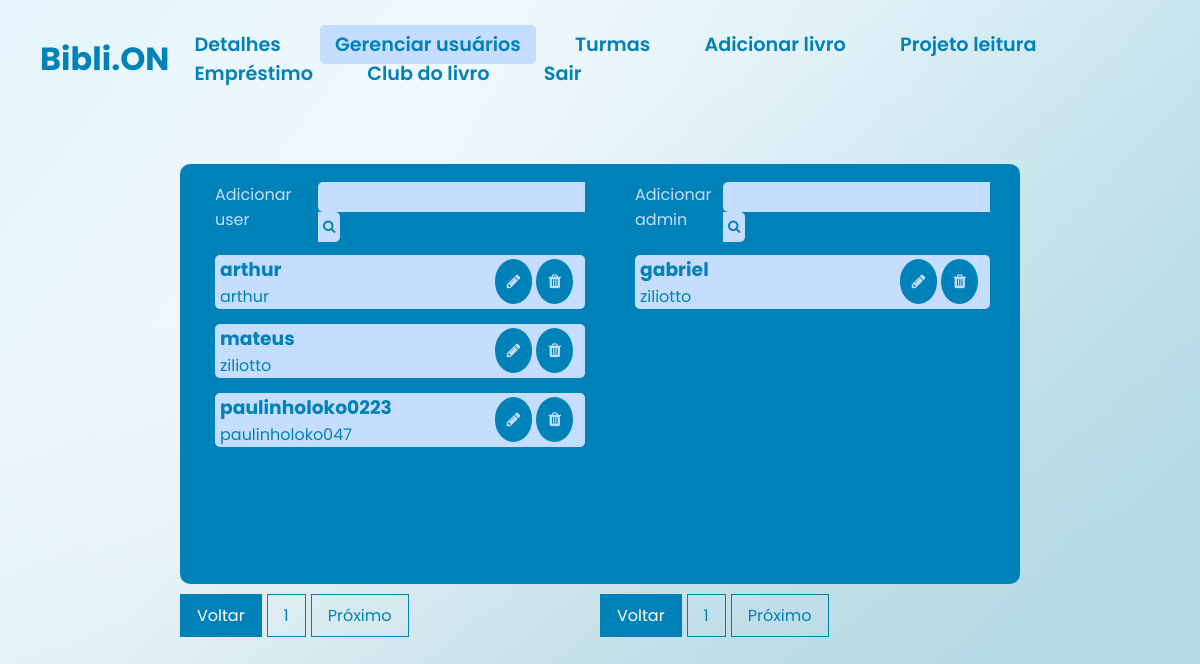
Page /biblion/biblion/asmdaoksdokasmdas/adm/gerenciar.php (signed in) on the earlier database version.
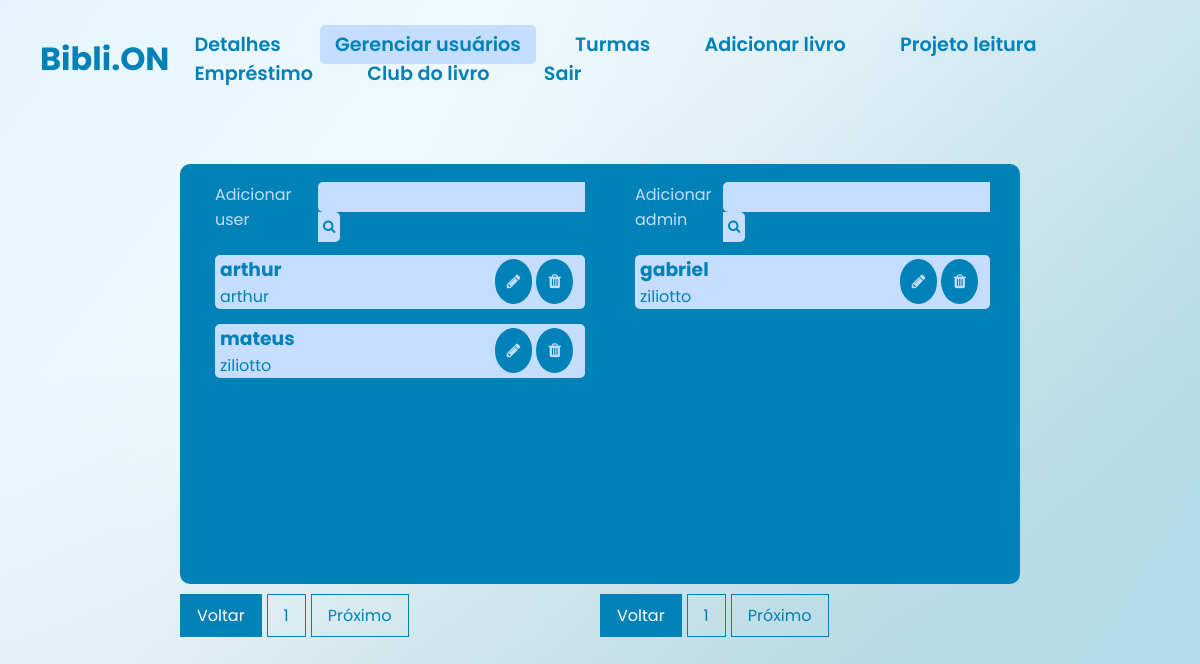
Same page on the later database version.
### tables this page shows
CREATE TABLE IF NOT EXISTS `pessoas` (
`id` int(11) unsigned NOT NULL,
  `nome` varchar(255) NOT NULL,
  `user` varchar(255) NOT NULL,
  `email` varchar(255) NOT NULL,
  `multa` float NOT NULL DEFAULT '0',
  `senha` varchar(255) NOT NULL
);

CREATE TABLE IF NOT EXISTS `adm` (
`id` int(11) NOT NULL,
  `nome` varchar(255) NOT NULL,
  `usuario` varchar(255) NOT NULL,
  `email` varchar(255) NOT NULL,
  `codigo` int(11) NOT NULL,
  `senha` varchar(255) NOT NULL
);

### biblion/biblion/asmdaoksdokasmdas/adm/gerenciar.php (the view, shortened to what this page needs)
<!DOCTYPE html>
<html>
<head>
    <link rel="stylesheet" type="text/css" href="../css/gerenciar.css">
    <link rel="stylesheet" href="https://stackpath.bootstrapcdn.com/font-awesome/4.7.0/css/font-awesome.min.css">
</head>
<body>
    <header>
        <nav class="navigation">
            <div>
                <h3>Bibli.ON</h3>
            </div>
            <div>
                <a href="menuadm.php">Detalhes</a>
                <a style="background-color: #c5deff;" href="gerenciar.php">Gerenciar usuários</a>
                <a href="turmas.php">Turmas</a>
                <a href="addlivro.php">Adicionar livro</a>
                <a href="projetolei.php">Projeto leitura</a>
                <a href="reservas.php">Empréstimo</a>
                <a href="clublivro.php">Club do livro</a>
                <a href="logout.php">Sair</a>
            </div>
        </nav>
    </header>
    <div>
        <div class="usuarios">
            <div class="container-user">
                <div class="cont-neo">
                    <a href="addusu.php" class="neo">Adicionar user</a>
                    <form class="bun" method="GET" action="">
                        <input class="bun1" type="text" name="search" id="search" class="search-input">
                        <button class="bun2" type="submit" class="search-button"><i class="fa fa-search" aria-hidden="true"></i></button>
                    </form>
                </div>
                <?php
                $servername = "localhost";
                $username = "root";
                $password = "root";
                $dbname = "biblioteca";
                $conn = new mysqli($servername, $username, $password, $dbname);
                $search = isset($_GET['search']) ? $_GET['search'] : '';
                $sql = "SELECT * FROM pessoas WHERE nome LIKE '%$search%'";
                $result = $conn->query($sql);
                if ($result->num_rows > 0) {
                    while ($row = $result->fetch_assoc()) {
                        echo "<div class='container-user2'>";
                        echo "<div class='users'>";
                        echo "<div class='part1'>";
                        echo "<h3 style='color: #0081B8;'>" . $row["nome"] . "</h3>";
                        echo "<p style='color: #0081B8;'>" . $row["user"] . "</p>";
                        echo "</div>";
                        echo "<div class='part3'>";
                        echo "<div class='part2'>";
                        echo "<a class='txtba' href='edituser.php?id=" . $row["id"] . "' class='user-link'><i class='fa fa-pencil' aria-hidden='true'></i></a>";
                        echo "</div>";
                        echo "<div class='part2'>";
                        echo "<a class='txtba' href='apaguser.php?id=" . $row["id"] . "' class='user-link' onclick='return confirmDelete()'><i class='fa fa-trash' aria-hidden='true'></i></a>";
                        echo "</div>";
                        echo "</div>";
                        echo "</div>";
                        echo "</div>";
                    }
                }
                ?>
            </div>
            <div class="pagination"></div>
        </div>
    </div>
    <div>
        <div class="usuarios">
            <div class="container-adm">
                <div class="cont-neo">
                    <a href="addadm.php" class="neo">Adicionar admin</a>
                    <form class="bun" method="GET" action="">
                        <input class="bun1" type="text" name="search2" id="search2" class="search-input">
                        <button class="bun2" type="submit" class="search-button"><i class="fa fa-search" aria-hidden="true"></i></button>
                    </form>
                </div>
                <?php
                $servername = "localhost";
                $username = "root";
                $password = "root";
                $dbname = "biblioteca";
                $conn = new mysqli($servername, $username, $password, $dbname);
                $search2 = isset($_GET['search2']) ? $_GET['search2'] : '';
                $sql = "SELECT * FROM adm WHERE nome LIKE '%$search2%'";
                $result = $conn->query($sql);
                if ($result->num_rows > 0) {
                    while ($row = $result->fetch_assoc()) {
                        echo "<div class='container-adm2'>";
                        echo "<div class='users'>";
                        echo "<div class='part1'>";
                        echo "<h3 style='color: #0081B8;'>" . $row["nome"] . "</h3>";
                        echo "<p style='color: #0081B8;'>" . $row["usuario"] . "</p>";
                        echo "</div>";
                        echo "<div class='part3'>";
                        echo "<div class='part2'>";
                        echo "<a class='txtba' href='editadm.php?id=" . $row["id"] . "' class='user-link'><i class='fa fa-pencil' aria-hidden='true'></i></a>";
                        echo "</div>";
                        echo "<div class='part2'>";
                        echo "<a class='txtba' href='apagadm.php?id=" . $row["id"] . "' class='user-link' onclick='return confirmDeleteAdmin()'><i class='fa fa-trash' aria-hidden='true'></i></a>";
                        echo "</div>";
                        echo "</div>";
                        echo "</div>";
                        echo "</div>";
                    }
                }
                ?>
            </div>
            <div class="pagination2"></div>
        </div>
    </div>
</body>
</html>

### biblion/biblion/asmdaoksdokasmdas/css/gerenciar.css (style rules this page uses)
body { background: linear-gradient(300deg, rgb(177, 218, 232), rgba(255,0,0,0) 70.71%), linear-gradient(127deg, rgba(223, 242, 252, 0.8), rgba(0,255,0,0) 70.71%), linear-gradient(336deg, rgb(180, 208, 212), rgba(0,0,255,0) 70.71%); min-height: 100vh; min-height: 100vh; background-repeat: no-repeat; display: flex; justify-content: center; align-items: center; }
* { margin: 0; padding: 0; box-sizing: border-box; font-family: 'Poppins', sans-serif; }
header { position: absolute; top: 0; left: 0; width: 100%; padding: 30px 40px; z-index: 100; }
.navigation a { text-decoration: none; color: #0081B8; padding: 6px 15px; border-radius: 5px; margin: 0 10px; font-weight: 600; font-size: larger; transition: all 0.5s ease; }
.navigation h3 { font-size: 2em; color: #0081B8; pointer-events: none; }
nav { display: flex; align-items: center; justify-content: space-between; }
.container-user { background-color: #0081B8; display: flex; flex-direction: column; min-height: 420px; max-height: 420px; min-width: 420px; max-width: 420px; padding-top: 10px; padding-bottom: 10px; padding-left: 15px; padding-right: 15px; border-radius: 10px 0px 0px 10px; }
.container-adm { background-color: #0081B8; display: flex; flex-direction: column; min-height: 420px; max-height: 420px; min-width: 420px; max-width: 420px; padding-top: 10px; padding-bottom: 10px; padding-left: 10px; padding-right: 30px; border-radius: 10px 0px 0px 10px; }
.users { display: flex; align-items: center; justify-content: space-between; background-color: #c5deff; margin-left: 20px; margin-bottom: 12px; margin-top: 3px; max-height: auto; padding-left: 5px; padding-right: 10px; border-radius: 5px; transition: transform 0.5s; }
.usuarios a { text-decoration: none; }
.container-adm { background-color: #0081B8; display: flex; flex-direction: column; min-height: 420px; max-height: 420px; min-width: 420px; max-width: 420px; padding-top: 10px; padding-bottom: 10px; padding-left: 15px; border-radius: 0px 10px 10px 0px; }
.cont-neo { display: flex; justify-content: space-between; padding: 10px; padding-left: 20px; padding-right: 0px; padding-top: 8px; }
.neo { color: #c5deff; transition: all 0.5s; }
.part2 { background-color: #0081B8; padding-left: 12px; padding-right: 12px; padding-top: 10px; padding-bottom: 10px; border-radius: 50%; color: #c5deff; margin: 2px; }
.part2 i { color: #c5deff; }
.part3 { display: flex; flex-direction: row; }
.bun1 { background-color: #c5deff; padding: 5px; border: none; border-top-left-radius: 5px; border-bottom-left-radius: 5px; }
.bun2 { background-color: #c5deff; color: #0081B8; border: none; padding: 5px; border-radius: 5px; border-top-left-radius: 0px; border-bottom-left-radius: 0px; }

### biblion/biblion/asmdaoksdokasmdas/adm/gerenciar.php (style rules this page uses)
.pagination { margin-top: 10px; }
.pagination2 { margin-top: 10px; }

Differences in the rows shown:
removed pessoas: nome "paulinholoko0223", user "paulinholoko047"
